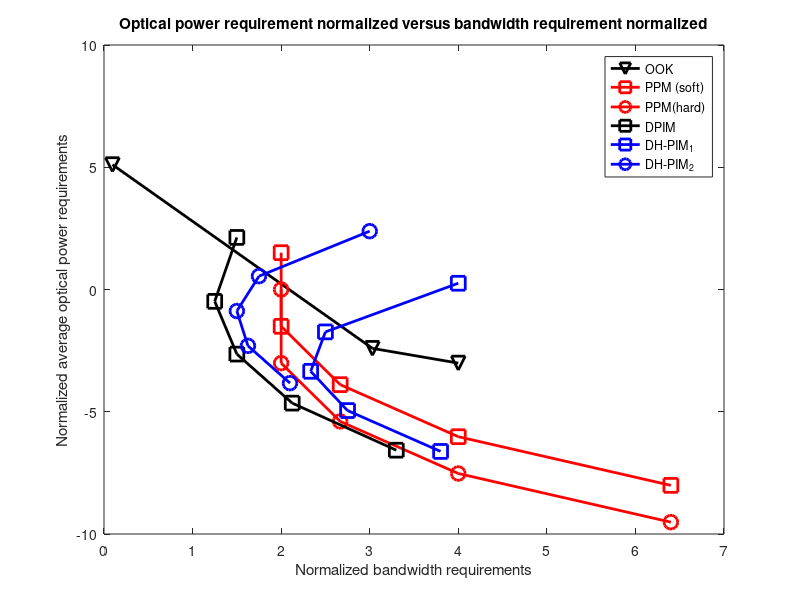

This figure's MATLAB source:
%%%%%%%%%%%%%%%%%%%
% Created in 2017/4
%% B.Sc. Senior Project
%% By Sondos A. Alshami
%% Telecommunication Engineering 
%% Lebanese International University
%%%%%%%%%%%%%%%%%%%%%%%%%%%
Rb=1;
P_req_OOK=1;
for M = 1:5% bit resolutions
% *****ppm hard decision decoding***********
P_req_PPM_hard(M) =10*log10(sqrt(4/(M*2^M)));
BW_PPM(M)=2^M/M;
%*****ppm soft decision decoding************
P_req_PPM_soft(M)=10*log10(sqrt(2/(M*2^M)));
% *******************dpim*******************
P_req_DPIM(M) =10*log10(sqrt(8/(M*(2^M+1))));
BW_DPIM(M) =(2^M+1)/(2*M);
% ************************DH-PIM1********************
alpha=1;
Lavg=(2^(M-1)+2*alpha+1)/2;
P_req_DHPIM1(M) =10*log10(sqrt(9*alpha^2/(4*M*Lavg)));
BW_DHPIM1(M) = (2^ (M-1)+2*alpha+1)/(alpha*M);
% ************************DH-PIM2********************
alpha=2;
Lavg=(2^(M-1)+2*alpha+1)/2;
P_req_DHPIM2(M) =10*log10(sqrt(9*alpha^2/(4*M*Lavg)));
BW_DHPIM2(M) = (2^(M-1)+2*alpha+1)/(alpha*M);
end
duty_cycle=[10.5 0.33 0.25];
BW_OOK=1./duty_cycle;
P_req_OOK=10*log10(sqrt(duty_cycle));
figure;
plot(BW_OOK,P_req_OOK,'-kv','LineWidth',2,'MarkerSize',10);hold on
plot(BW_PPM,P_req_PPM_hard,'-rs','LineWidth',2,'MarkerSize',10);
plot(BW_PPM,P_req_PPM_soft,'-ro','LineWidth',2,'MarkerSize',10);
plot(BW_DPIM,P_req_DPIM,'-ks','LineWidth',2,'MarkerSize',10);
plot(BW_DHPIM1,P_req_DHPIM1,'-bs','LineWidth',2,'MarkerSize',10);
plot(BW_DHPIM2,P_req_DHPIM2,'-bo','LineWidth',2,'MarkerSize',10);
legend('OOK','PPM (soft)', 'PPM(hard)', 'DPIM', 'DH-PIM_1','DH-PIM_2');
ylabel('Normalized average optical power requirements');
xlabel('Normalized bandwidth requirements');
title('Optical power requirement normalized versus bandwidth requirement normalized')